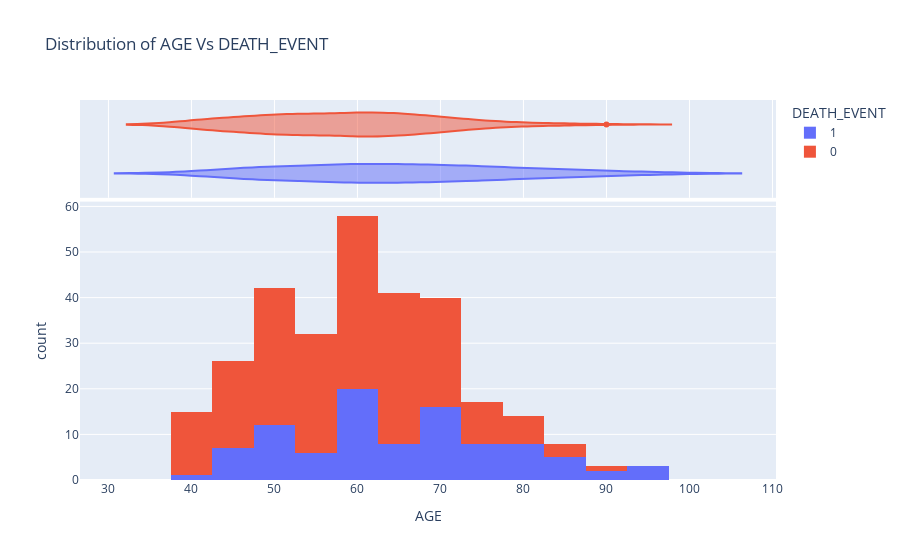

Write notebook code for a chart like this one.
### Code cell
#It looks like most independent variables are not very correlated with the target variable, lets do some in depth analysis
# Distribution of age vs death_event
fig = px.histogram(dataset, x="age", color="DEATH_EVENT", marginal="violin", hover_data=dataset.columns, 
                   title ="Distribution of AGE Vs DEATH_EVENT", 
                   labels={"age": "AGE"},
                   template="plotly",
                   
                   
                  )


fig.show()

### Figure 1 — Plotly figure (JSON) as saved in the notebook; plotly's stock layout.template omitted (floating-point values rounded to 4 significant figures; data arrays with more than 128 entries replaced by an {"elided": "..."} marker saying what was removed)
{"data": [{"alignmentgroup": "True", "bingroup": "x", "hovertemplate": "DEATH_EVENT=1<br>AGE=%{x}<br>count=%{y}<extra></extra>", "legendgroup": "1", "marker": {"color": "#636efa", "pattern": {"shape": ""}}, "name": "1", "offsetgroup": "1", "orientation": "v", "showlegend": true, "type": "histogram", "x": [75, 55, 65, 50, 65, 90, 75, 60, 65, 80, 75, 62, 45, 50, 82, 87, 45, 70, 48, 65, 68, 75, 80, 95, 70, 58, 82, 94, 85, 50, 65, 69, 90, 82, 60, 70, 50, 70, 60, 50, 51, 60, 80, 57, 68, 53, 60, 70, 60, 95, 49, 72, 45, 50, 45, 60, 42, 72, 70, 65, 85, 69, 60, 60, 59, 60, 72, 85, 70, 86, 60, 46, 80, 72, 75, 72, 50, 45, 80, 59, 59, 65, 75, 58, 60.67, 50, 60, 45, 77, 48, 54, 73, 60, 55, 65, 55], "xaxis": "x", "yaxis": "y"}, {"alignmentgroup": "True", "customdata": {"elided": "96x12 float values"}, "hovertemplate": "DEATH_EVENT=%{customdata[11]}<br>AGE=%{x}<br>anaemia=%{customdata[0]}<br>creatinine_phosphokinase=%{customdata[1]}<br>diabetes=%{customdata[2]}<br>ejection_fraction=%{customdata[3]}<br>high_blood_pressure=%{customdata[4]}<br>platelets=%{customdata[5]}<br>serum_creatinine=%{customdata[6]}<br>serum_sodium=%{customdata[7]}<br>sex=%{customdata[8]}<br>smoking=%{customdata[9]}<br>time=%{customdata[10]}<extra></extra>", "legendgroup": "1", "marker": {"color": "#636efa"}, "name": "1", "offsetgroup": "1", "scalegroup": "x", "showlegend": false, "type": "violin", "x": [75, 55, 65, 50, 65, 90, 75, 60, 65, 80, 75, 62, 45, 50, 82, 87, 45, 70, 48, 65, 68, 75, 80, 95, 70, 58, 82, 94, 85, 50, 65, 69, 90, 82, 60, 70, 50, 70, 60, 50, 51, 60, 80, 57, 68, 53, 60, 70, 60, 95, 49, 72, 45, 50, 45, 60, 42, 72, 70, 65, 85, 69, 60, 60, 59, 60, 72, 85, 70, 86, 60, 46, 80, 72, 75, 72, 50, 45, 80, 59, 59, 65, 75, 58, 60.67, 50, 60, 45, 77, 48, 54, 73, 60, 55, 65, 55], "xaxis": "x2", "yaxis": "y2"}, {"alignmentgroup": "True", "bingroup": "x", "hovertemplate": "DEATH_EVENT=0<br>AGE=%{x}<br>count=%{y}<extra></extra>", "legendgroup": "0", "marker": {"color": "#EF553B", "pattern": {"shape": ""}}, "name": "0", "offsetgroup": "0", "orientation": "v", "showlegend": true, "type": "histogram", "x": {"elided": "203 float values"}, "xaxis": "x", "yaxis": "y"}, {"alignmentgroup": "True", "customdata": {"elided": "203x12 float values"}, "hovertemplate": "DEATH_EVENT=%{customdata[11]}<br>AGE=%{x}<br>anaemia=%{customdata[0]}<br>creatinine_phosphokinase=%{customdata[1]}<br>diabetes=%{customdata[2]}<br>ejection_fraction=%{customdata[3]}<br>high_blood_pressure=%{customdata[4]}<br>platelets=%{customdata[5]}<br>serum_creatinine=%{customdata[6]}<br>serum_sodium=%{customdata[7]}<br>sex=%{customdata[8]}<br>smoking=%{customdata[9]}<br>time=%{customdata[10]}<extra></extra>", "legendgroup": "0", "marker": {"color": "#EF553B"}, "name": "0", "offsetgroup": "0", "scalegroup": "x", "showlegend": false, "type": "violin", "x": {"elided": "203 float values"}, "xaxis": "x2", "yaxis": "y2"}], "layout": {"barmode": "relative", "legend": {"title": {"text": "DEATH_EVENT"}, "tracegroupgap": 0}, "title": {"text": "Distribution of AGE Vs DEATH_EVENT"}, "xaxis": {"anchor": "y", "domain": [0, 1], "title": {"text": "AGE"}}, "xaxis2": {"anchor": "y2", "domain": [0, 1], "matches": "x", "showgrid": true, "showticklabels": false}, "yaxis": {"anchor": "x", "domain": [0, 0.7326], "title": {"text": "count"}}, "yaxis2": {"anchor": "x2", "domain": [0.7426, 1], "matches": "y2", "showgrid": false, "showline": false, "showticklabels": false, "ticks": ""}}}
